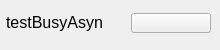
<?xml version="1.0" ?>
<ui version="4.0">
  <class>Dialog</class>
  <widget class="PyDMFrame" name="screen">
    <property name="geometry">
      <rect>
        <x>555</x>
        <y>59</y>
        <width>220</width>
        <height>50</height>
      </rect>
    </property>
    <property name="minimumSize">
      <size>
        <width>220</width>
        <height>50</height>
      </size>
    </property>
    <property name="styleSheet">
      <string notr="true">PyDMFrame#screen {
  color: rgb(0, 0, 0);
  background-color: rgb(187, 187, 187);
  }</string>
    </property>
    <property name="windowTitle">
      <string>testBusyAsynTop</string>
    </property>
    <layout class="QGridLayout" name="gridLayout" columnstretch="6,120,5,80,9" rowstretch="12,1,19,1,17">
      <property name="leftMargin">
        <number>0</number>
      </property>
      <property name="topMargin">
        <number>0</number>
      </property>
      <property name="rightMargin">
        <number>0</number>
      </property>
      <property name="bottomMargin">
        <number>0</number>
      </property>
      <property name="horizontalSpacing">
        <number>0</number>
      </property>
      <property name="verticalSpacing">
        <number>0</number>
      </property>
      <item row="2" column="3" rowspan="2">
        <widget class="PyDMRelatedDisplayButton" name="related_display">
          <property name="geometry">
            <rect>
              <x>131</x>
              <y>13</y>
              <width>80</width>
              <height>20</height>
            </rect>
          </property>
          <property name="sizePolicy">
            <sizepolicy hsizetype="Ignored" vsizetype="Ignored">
              <horstretch>0</horstretch>
              <verstretch>0</verstretch>
            </sizepolicy>
          </property>
          <property name="showIcon" stdset="0">
            <bool>true</bool>
          </property>
          <property name="font">
            <font>
              <pointsize>12</pointsize>
            </font>
          </property>
          <property name="styleSheet">
            <string notr="true">PyDMRelatedDisplayButton#related_display {
  color: rgb(0, 0, 0);
  background-color: rgb(115, 223, 255);
  }</string>
          </property>
          <property name="titles" stdset="0">
            <stringlist>
              <string>testBusyAsyn</string>
              <string>asynRecord debug</string>
            </stringlist>
          </property>
          <property name="filenames" stdset="0">
            <stringlist>
              <string>testBusyAsyn.ui</string>
              <string>asynRecord.ui</string>
            </stringlist>
          </property>
          <property name="macros" stdset="0">
            <stringlist>
              <string>P=testBusyAsyn:</string>
              <string>P=testBusyAsyn:, R=asyn1</string>
            </stringlist>
          </property>
          <property name="openInNewWindow" stdset="0">
            <bool>true</bool>
          </property>
        </widget>
      </item>
      <item row="1" column="1" rowspan="2">
        <widget class="QLabel" name="text">
          <property name="geometry">
            <rect>
              <x>6</x>
              <y>12</y>
              <width>120</width>
              <height>20</height>
            </rect>
          </property>
          <property name="sizePolicy">
            <sizepolicy hsizetype="Ignored" vsizetype="Ignored">
              <horstretch>0</horstretch>
              <verstretch>0</verstretch>
            </sizepolicy>
          </property>
          <property name="text">
            <string>testBusyAsyn</string>
          </property>
          <property name="font">
            <font>
              <pointsize>12</pointsize>
            </font>
          </property>
          <property name="brush" stdset="0">
            <brush brushstyle="SolidPattern">
              <color alpha="255">
                <red>0</red>
                <green>0</green>
                <blue>0</blue>
              </color>
            </brush>
          </property>
          <property name="toolTip">
            <string>text</string>
          </property>
          <property name="alignment">
            <set>Qt::AlignLeading|Qt::AlignLeft|Qt::AlignVCenter</set>
          </property>
          <property name="styleSheet">
            <string notr="true">QLabel#text {
  color: rgb(0, 0, 0);
  }</string>
          </property>
        </widget>
      </item>
    </layout>
    <zorder>related_display</zorder>
    <zorder>text</zorder>
  </widget>
  <customwidgets>
    <customwidget>
      <class>PyDMRelatedDisplayButton</class>
      <extends>QPushButton</extends>
      <header>pydm.widgets.related_display_button</header>
    </customwidget>
    <customwidget>
      <class>PyDMLabel</class>
      <extends>QLabel</extends>
      <header>pydm.widgets.label</header>
    </customwidget>
    <customwidget>
      <class>PyDMFrame</class>
      <extends>QFrame</extends>
      <header>pydm.widgets.frame</header>
    </customwidget>
  </customwidgets>
</ui>
